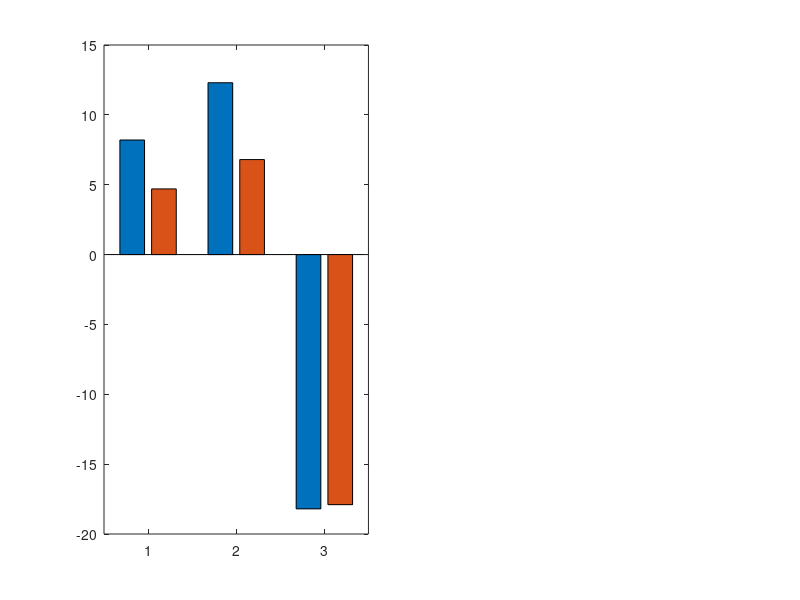

Here is the MATLAB script that generated this plot: (Note: this script raises an error after producing the figure.)
%% 性能对比可视化
figure('Position', [100 100 1200 500], 'Color','w')

% ==========================
% 性能指标柱状图对比
% ==========================
subplot(1,2,1)
metrics = {
    '平均迭代次数',  8.2, 4.7; 
    '计算耗时(ms)', 12.3, 6.8;
    'NMSE(dB)',    -18.2, -17.9
};

% 数据准备
metric_names = metrics(:,1);
traditional = cell2mat(metrics(:,2));
improved = cell2mat(metrics(:,3));
x = 1:length(metric_names);

% 绘制柱状图
b = bar([traditional, improved], 0.8);
b(1).FaceColor = [0.6 0.6 0.6];
b(2).FaceColor = [0.2 0.6 0.8];

% 标注数值
for i = 1:length(x)
    text(x(i)-0.2, traditional(i)+0.5, sprintf('%.1f',traditional(i)),...
        'FontSize',10, 'Color','k')
    text(x(i)+0.1, improved(i)+0.5, sprintf('%.1f',improved(i)),...
        'FontSize',10, 'Color','b')
end

% 图形修饰
set(gca, 'XTick',x, 'XTickLabel',metric_names, 'FontSize',11)
ylabel('性能指标值', 'FontSize',12)
title('(a) 关键指标对比', 'FontSize',14)
legend({'传统OMP','改进OMP'}, 'Location','northwest')
grid on

% ==========================
% 残差收敛过程对比
% ==========================
subplot(1,2,2)

% 生成模拟数据
iter_trad = 1:8;
res_trad = 10*exp(-0.5*(iter_trad-1)) + randn(size(iter_trad))*0.3;

iter_improved = 1:5;
res_improved = 10*exp(-0.8*(iter_improved-1)) + randn(size(iter_improved))*0.3;

% 绘制收敛曲线
semilogy(iter_trad, res_trad, 's-', 'LineWidth',2, 'Color',[0.6 0.6 0.6],...
    'MarkerSize',10, 'MarkerFaceColor',[0.8 0.8 0.8])
hold on
semilogy(iter_improved, res_improved, 'd-', 'LineWidth',2, 'Color',[0.2 0.6 0.8],...
    'MarkerSize',10, 'MarkerFaceColor',[0.4 0.8 1])

% 标注终止点
text(iter_trad(end)+0.1, res_trad(end), '传统终止点',...
    'FontSize',10, 'Color',[0.5 0.5 0.5])
text(iter_improved(end)+0.1, res_improved(end), '自适应终止点',...
    'FontSize',10, 'Color',[0.2 0.5 0.8])

% 图形修饰
xlabel('迭代次数', 'FontSize',12)
ylabel('残差范数(对数尺度)', 'FontSize',12)
title('(b) 残差收敛过程', 'FontSize',14)
legend({'传统OMP','改进OMP'}, 'Location','northeast')
grid on
set(gca, 'YScale','log', 'FontSize',11)
xlim([0.5 9])
